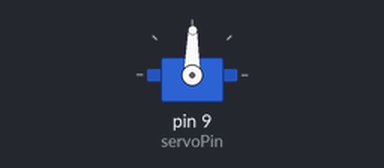
A program run on a simulated Arduino Nano, built with avr-gcc and run on an emulated ATmega328P. On the bench: servo.

Above: at 0.05 s.
At 0.2 s:
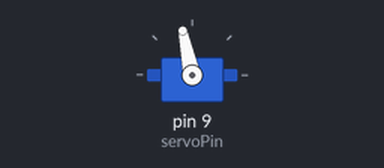
At 0.55 s:
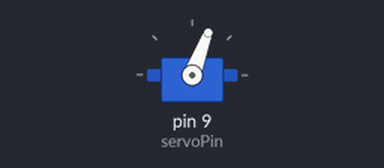
Timing chart, 0 to 3.0 s (numbered marks = the images above):
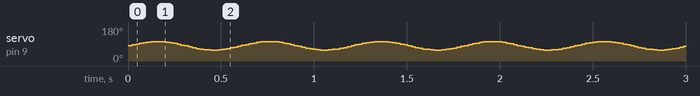

The program:

main.cpp
```cpp
#include <Arduino.h>
#include <Servo.h>

Servo myservo;

const int servoPin = 9;

// === Pendulum Settings ===
float thetaMax = 22.5;         // Half of total swing angle (45° total)
float meanAngle = 80.0;        // Center position (mid-swing)
float period = 0.6;            // Total period of full swing (seconds)
unsigned long startTime;

// === Servo Pulse Parameters ===
const int minPulse = 550;      // microseconds at 0°
const int maxPulse = 2200;     // microseconds at 160°
const float angleMin = 0.0;
const float angleMax = 160.0;

void setup() {
  myservo.attach(servoPin);

  // Get current position (assume 0 for safe start)
  float currentAngle = 80.0;

  // Smoothly move to meanAngle (80°)
  while (currentAngle < meanAngle) {
    int pulse = map(currentAngle, angleMin, angleMax, minPulse, maxPulse);
    myservo.writeMicroseconds(pulse);
    currentAngle += 1.0;
    delay(15);  // Adjust speed of ramp-up
  }

  startTime = millis(); // Begin swing timer
}

void loop() {
  float t = (millis() - startTime) / 1000.0;  // Time in seconds

  // Sinusoidal angle: swings around meanAngle ± thetaMax
  float angle = meanAngle + thetaMax * sin((2 * PI / period) * t);

  // Convert angle to pulse
  int pulse = map(angle, angleMin, angleMax, minPulse, maxPulse);
  myservo.writeMicroseconds(pulse);

  delay(20);  // ~50 Hz refresh
}
```
